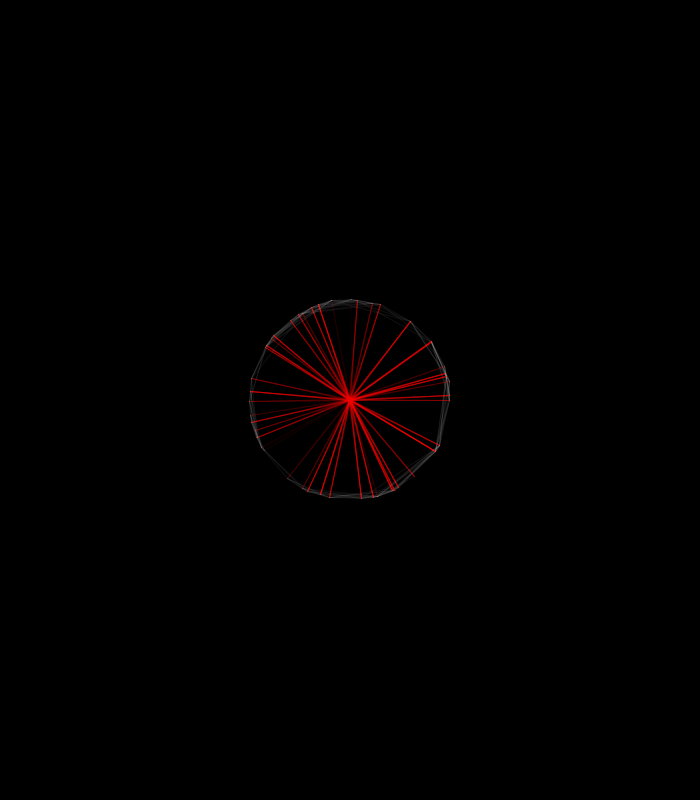
Frame 1 (no input)
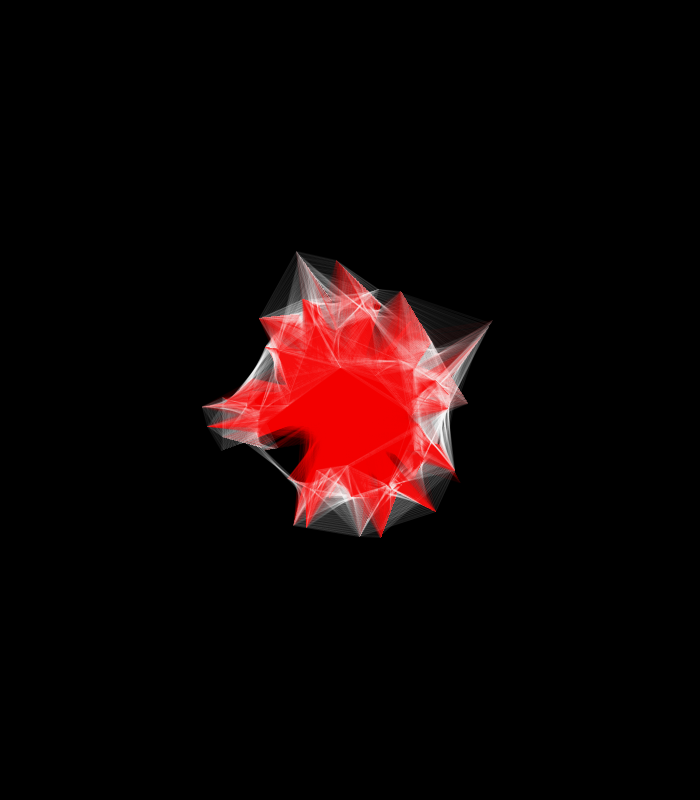
Frame 60 (the mouse pressed at the canvas centre just before this capture)
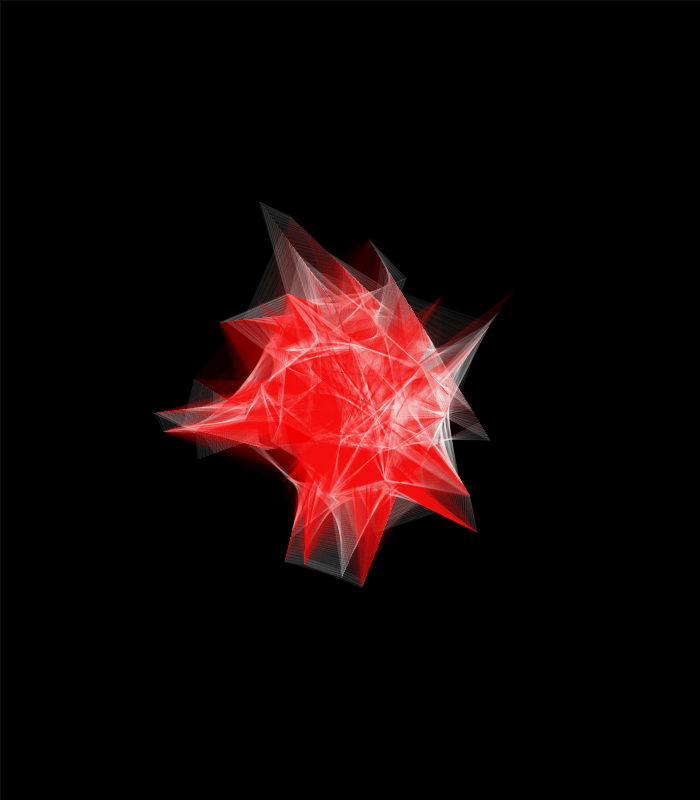
Frame 120 (the mouse held since frame 60 and released just before this capture)

The Processing sketch that drew these frames (run headless with seeded random() and noise(); from frame 60 on, the mouse is pressed at the canvas centre):

// Processing sketch: processing_152030
// ── processing_152030.pde

float[] x, y;      // current drawing position
float[] dx, dy;    // change in position at each frame
float rad;       // radius for the moving hand
float[] bx, by;
float[] ang, ang_inc;
float[] tDist;
int num = 50;
float max = 0.5;
float min = 0.1;
void setup() {
  size(700 , 800);
  x = new float[num];
  y = new float[num];
  dx = new float[num];
  dy = new float[num];
  ang = new float[num];
  ang_inc = new float[num];
  bx = new float[num];
  by = new float[num];
  tDist = new float[num];
  // initialise
  for (int i=0; i<num; i++) {
    x[i] = width/2;
    y[i] = height/2;
    dx[i] = random(-0.9, 0.9);
    dy[i] = random(-0.9, 0.9);
    ang[i] = random(360);
    ang_inc[i] = random(-0.1, 0.1);
    bx[i] = 0;
    by[i] = 0;
    tDist[i] = random(10, 100);
  }
  background(0);
}
void draw() {
  // blend the old frames into the background
  if (frameCount%100 == 0) {
    fill(0, 5);
    rect(0, 0, width, height);
  }
  for (int i=0; i < num; i++) {
    x[i] += dx[i];
    y[i] += dy[i];
    ang[i] += ang_inc[i];
    //When the shape hits the edge of the window, it reverses its direction and changes velocity
    if (x[i] > width-100 || x[i] < 100) {
      dx[i] = dx[i] > 0 ? -random(min, max) : random(min, max);
    }
    if (y[i] > height-100 || y[i] < 100) {
      dy[i] = dy[i] > 0 ? -random(min, max) : random(min, max);
    }
    bx[i] = x[i] + 100 * sin(radians(ang[i]));
    
    by[i] = y[i] + 100 * cos(radians(ang[i]));
    
  //  println(bx[i], by[i]);
    fill(180);
  }
  for (int i = 0; i < num; i++) {
    for (int j = 0; j < i; j++) {
      float dist1 = dist(x[i], y[i], x[j], y[j]);
      if (dist1 < tDist[i]) {
        stroke(0, 10);
        beginShape(LINES);
        vertex(x[i], y[i]);
        stroke(255, 0,0,10);
        vertex(bx[j], by[j]);
        endShape();
      }
      float b_dist = dist(bx[i], by[i], bx[j], by[j]);
      
      if(b_dist < tDist[i]) {
        beginShape(LINES);
        vertex(bx[i], by[i]);
        stroke(255, 15);
        vertex(bx[j], by[j]);
        endShape();
      }
      
      
    }
  }
  
}
